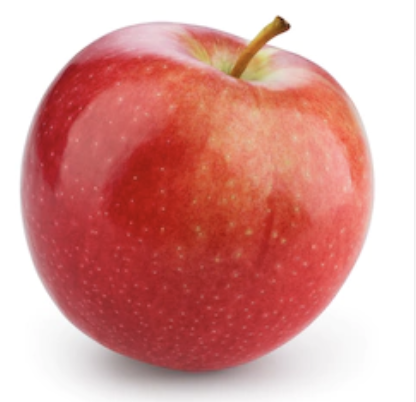
#> input picture data_samples/fresh/Screen Shot 2018-06-08 at 4.59.49 PM.png, 416 x 402 px, found by its file name
$ jupyter execute Enhancement.ipynb   (older library calls are emulated)
#> lines starting #> are read from the running program, lines starting #| are printed output that depends on the picture
[cell 1]
import cv2
from matplotlib import pyplot as plt
import numpy as np
import math
import os

[cell 2]
img = cv2.imread('data/fresh\Screen Shot 2018-06-08 at 4.59.49 PM.png')
#> img is the input picture: shape (402, 416, 3); mean B, G, R 148.1, 153.2, 216.5
height, width, channels = img.shape[0:3]
#> height = 402; width = 416; channels = 3
print(height, width, channels)
#| 402 416 3

[cell 3]
img_rgb = cv2.cvtColor(img, cv2.COLOR_BGR2RGB)
img_hsv = cv2.cvtColor(img_rgb, cv2.COLOR_RGB2HSV)
#> img_hsv: shape (402, 416, 3); mean H, S, V 41.5, 92.7, 216.5
h,s,v = cv2.split(img_hsv)
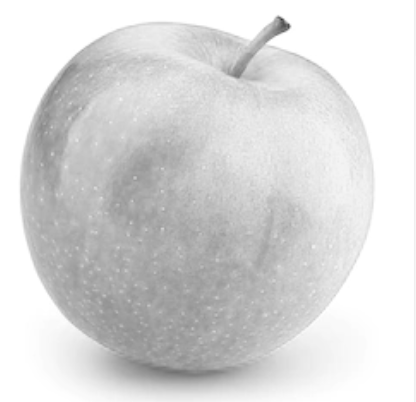
#> v: shape (402, 416); min 58, max 255, mean 216.5

v_f = v.flatten()
print(v_f)
#> (printed output is left out)

[cell 4]
#getting the frequnecy
freq = np.array(range(256))

for k in v_f:
    freq[k] += 1
#> after the loop, freq = 256 values, max 46053 at index 255, min 0 at index 0, mean 780.8
# print(freq)

[cell 5]
plt.hist(freq, bins=256)
plt.title('Histogram before equalization')
plt.show()
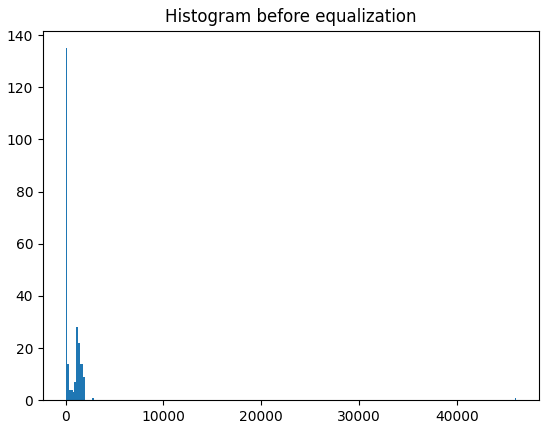
#> figure drawn by matplotlib, 1 panel; tallest bar 135 high, from x = 0 to 179.9

[cell 6]
pr = freq/np.sum(freq)
#> pr = 256 values, max 0.23 at index 255, min 0 at index 0, mean 0.00391
# print(pr)
# print(np.sum(pr))

[cell 7]
csum = pr.cumsum()
#> csum = 256 values from 0 to 1
# print(csum)

[cell 8]
sprime = csum * 255
#> sprime = 256 values from 0 to 255
# print(sprime)

[cell 9]
rnd=np.round(sprime)
#> rnd = 256 values from 0 to 255
# print(rnd)

[cell 10]
hs = np.zeros((256,), dtype=int)
for i in range(256):
  a = int(rnd[i])
  hs[a] += freq[i]
#> this loop made 256 passes
#> a on passes 1 to 3: 0, 0, 0
#> after the loop, hs = 256 values, max 46053 at index 255, min 0 at index 24, mean 780.8
# print(hs)

[cell 11]
plt.hist(hs,bins=256)
plt.show
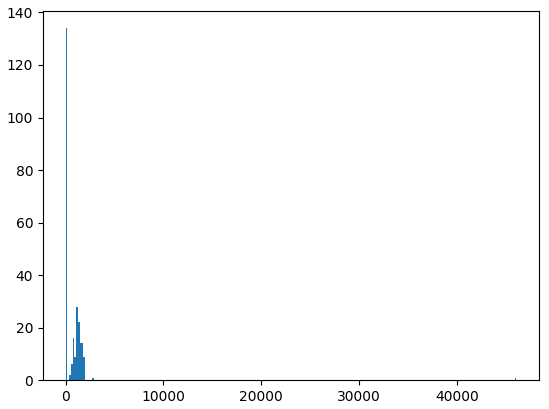
#> figure drawn by matplotlib, 1 panel; tallest bar 134 high, from x = 0 to 179.9

[cell 12]
o = len(v_f)
#> o = 167232
print(o)
#| 167232
height, width = img.shape[0:2]

for i in range(o):
  a = v_f[i]
  v_f[i] = rnd[a]

new_v = np.reshape(v_f, (height, width))
# print(new_v)

[cell 13]
hsv2 = cv2.merge((h,s,new_v))
#> hsv2: shape (402, 416, 3); mean H, S, V 41.5, 92.7, 146
new_rgb = cv2.cvtColor(hsv2, cv2.COLOR_HSV2RGB)
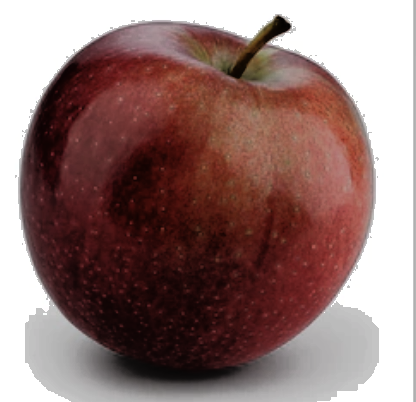
#> new_rgb: shape (402, 416, 3); mean R, G, B 146, 118.1, 115.2

imgplot = plt.imshow(img_rgb)
plt.title('Before histogram equalization')
plt.show()

imgnewplot = plt.imshow(new_rgb)
plt.title('After histogram equalization')
plt.show()

[cell 14]
edges = cv2.Laplacian(new_rgb, cv2.CV_16S, ksize=3)

plt.imshow(edges)
plt.show()

[cell 15]
r, g, b = cv2.split(img_rgb)
er, eg, eb= cv2.split(edges)

nr = r + er
ng = g + eg
nb = b + eb

image = cv2.merge((nr,ng,nb))
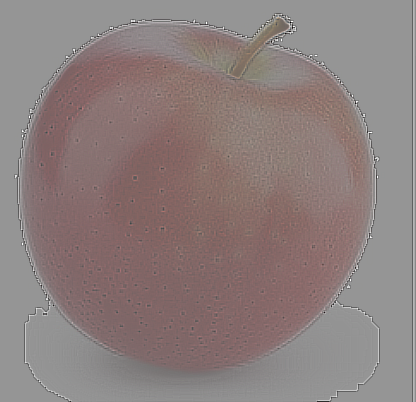
#> image: shape (402, 416, 3) int16; mean R, G, B 216.4, 153.1, 148.1; drawn with min black and max white

plt.imshow(image)
plt.show()
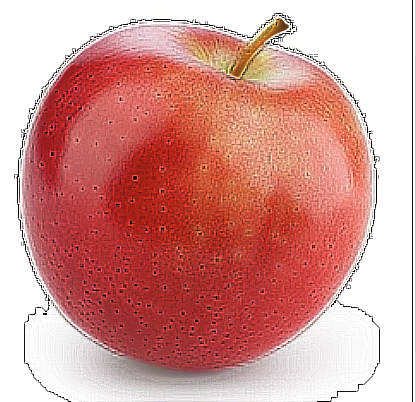
#> shown: shape (402, 416, 3); mean R, G, B 213.3, 151, 146

[cell 16]
img_2d = image.reshape((-1, 3))
img_2d = np.float32(img_2d)

print(img_2d.shape)
#| (167232, 3)

[cell 17]
criteria = (cv2.TERM_CRITERIA_EPS + cv2.TERM_CRITERIA_MAX_ITER, 300, 0.3)

k = 6
element1, labels, centers = cv2.kmeans(img_2d, k, None, criteria, 10, cv2.KMEANS_RANDOM_CENTERS)
#> element1 = 224938539.3; centers = [[9.59, -10.06, -10.45], [252.8, 250.7, 250.8], [168.5, 50.77, 47.24], [423.9, 415.9, 415.9], [208.7, 99.55, 87.99], [223.8, 163.5, 149.9]]
centers = np.uint8(centers)
#> centers = [[9, 246, 246], [252, 250, 250], [168, 50, 47], [167, 159, 159], [208, 99, 87], [223, 163, 149]]
labels = labels.flatten()
segmented = centers[labels.flatten()]

segmented = segmented.reshape(new_rgb.shape)
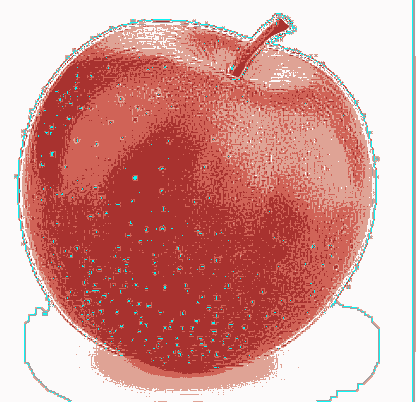
#> segmented: shape (402, 416, 3); mean R, G, B 212.3, 152.2, 147.1
plt.imshow(segmented)
plt.show()

[cell 18]
height, width = img_rgb.shape[:2]

maxx = segmented.max()
#> maxx = 252

r,g,b = cv2.split(img_rgb)
r_f = r.flatten()
g_f = g.flatten()
b_f = b.flatten()

er, eg, eb = cv2.split(segmented)
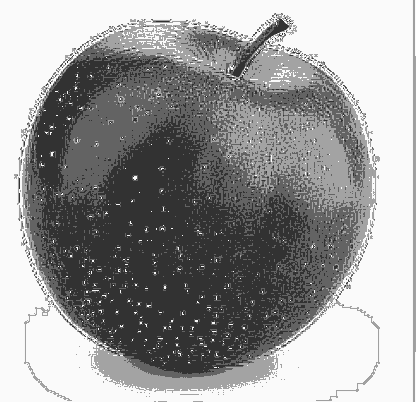
#> eg: shape (402, 416); min 50, max 250, mean 152.2

er_f = er.flatten()
eg_f = eg.flatten()
eb_f = eb.flatten()

for i in range(len(er_f)):
    if (er_f[i] == maxx  or eg_f[i] == maxx or eb_f[i] == maxx):
        r_f[i] = 0
        g_f[i] = 0
        b_f[i] = 0


new_r = np.reshape(r_f, (height, width))
new_g = np.reshape(g_f, (height, width))
new_b = np.reshape(b_f, (height, width))
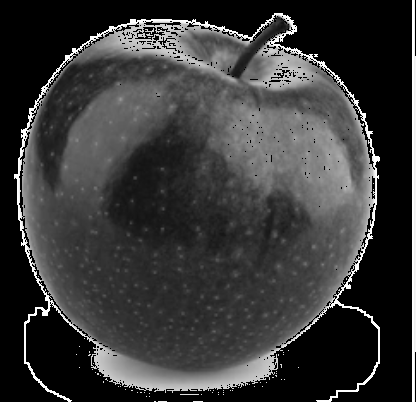
#> new_b: shape (402, 416); min 0, max 255, mean 56.7


removed = cv2.merge((new_r,new_g,new_b))
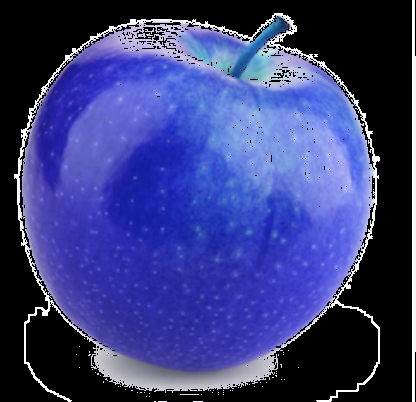
#> removed: shape (402, 416, 3); mean of channels 0, 1, 2 124.4, 61.8, 56.7; drawn as B, G, R

plt.imshow(removed)
plt.show()

$ run again, with data_samples/fresh/Screen Shot 2018-06-08 at 4.59.36 PM.png copied over data_samples/fresh/Screen Shot 2018-06-08 at 4.59.49 PM.png
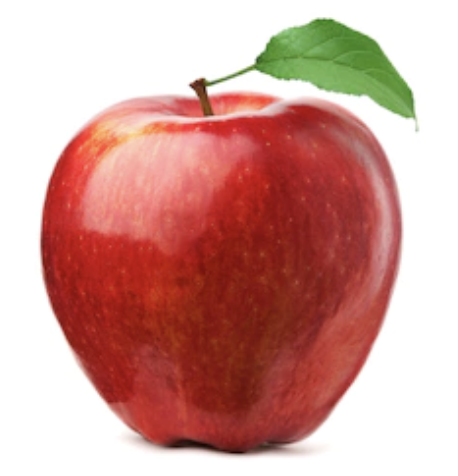
#> input picture data_samples/fresh/Screen Shot 2018-06-08 at 4.59.36 PM.png, 458 x 476 px, found by its file name
#> img is the input picture: shape (476, 458, 3); mean B, G, R 151.8, 158.8, 208
#| 476 458 3
#> img_hsv: shape (476, 458, 3); mean H, S, V 8.3, 90.2, 210
#> (printed output is left out)
#> after the loop `for k in v_f:`: freq = 256 values, max 96083 at index 255, min 0 at index 0, mean 979.1
#> pr = 256 values, max 0.383 at index 255, min 0 at index 0, mean 0.00391
#> csum = 256 values from 0 to 1
#> sprime = 256 values from 0 to 255
#> the loop `for i in range(256):` made 256 passes
#> a on passes 1 to 3: 0, 0, 0
#> after the loop `for i in range(256):`: hs = 256 values, max 96083 at index 255, min 0 at index 15, mean 979.1
#> `[cell 11] plt.hist(hs,bins=256) plt.show`:
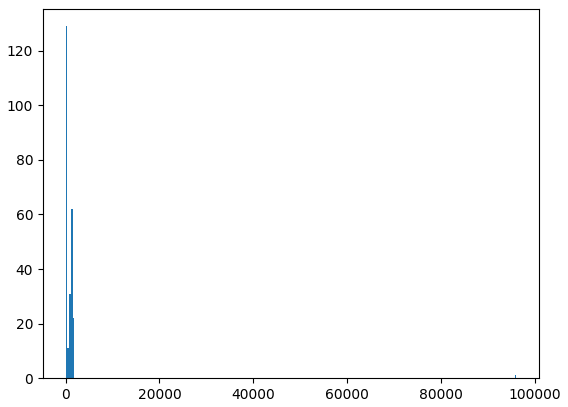
#> figure drawn by matplotlib, 1 panel; tallest bar 129 high, from x = 0 to 375.3
#> o = 218008
#| 218008
#> hsv2: shape (476, 458, 3); mean H, S, V 8.3, 90.2, 156.4
#| (218008, 3)
#> `element1, labels, centers = cv2.kmeans(img_2d, k, None, criteria, 10, ..`: element1 = 412837522.4; centers = [[150.5, 48.88, 39.31], [673.8, 669.6, 663.4], [255.1, 253.9, 253.3], [417.7, 409.8, 394.5], [205.4, 142.5, 122.6], [-195.9, -200, -203.6]]
#> `centers = np.uint8(centers)`: centers = [[150, 48, 39], [161, 157, 151], [255, 253, 253], [161, 153, 138], [205, 142, 122], [61, 56, 53]]
#> maxx = 255
#> `removed = cv2.merge((new_r,new_g,new_b))`:
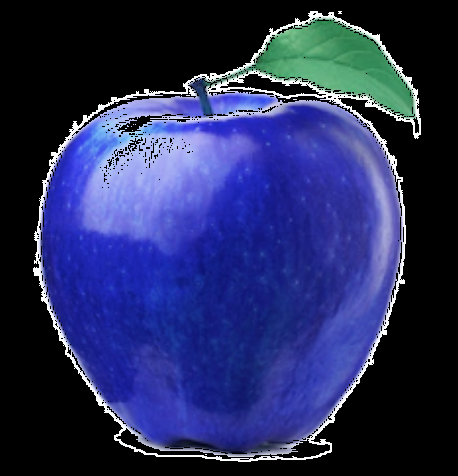
#> removed: shape (476, 458, 3); mean of channels 0, 1, 2 94.5, 45.8, 39; drawn as B, G, R

$ run again, with data_samples/fresh/Screen Shot 2018-06-08 at 4.59.44 PM.png copied over data_samples/fresh/Screen Shot 2018-06-08 at 4.59.49 PM.png
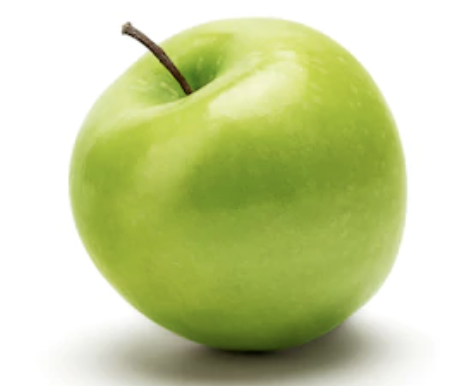
#> input picture data_samples/fresh/Screen Shot 2018-06-08 at 4.59.44 PM.png, 470 x 386 px, found by its file name
#> img is the input picture: shape (386, 470, 3); mean B, G, R 157.8, 210.3, 200.9
#| 386 470 3
#> img_hsv: shape (386, 470, 3); mean H, S, V 22, 77.3, 210.5
#> (printed output is left out)
#> after the loop `for k in v_f:`: freq = 256 values, max 69381 at index 255, min 0 at index 0, mean 836.2
#> pr = 256 values, max 0.324 at index 255, min 0 at index 0, mean 0.00391
#> csum = 256 values from 0 to 1
#> sprime = 256 values from 0 to 255
#> the loop `for i in range(256):` made 256 passes
#> a on passes 1 to 3: 0, 0, 0
#> after the loop `for i in range(256):`: hs = 256 values, max 69381 at index 255, min 0 at index 42, mean 836.2
#> o = 181420
#| 181420
#> hsv2: shape (386, 470, 3); mean H, S, V 22, 77.3, 152
#| (181420, 3)
#> `element1, labels, centers = cv2.kmeans(img_2d, k, None, criteria, 10, ..`: element1 = 206788193.6; centers = [[154.8, 175.9, 65.89], [527.8, 529.3, 516.2], [253.8, 253.9, 252.2], [-115.5, -113.8, -124], [206.6, 215.1, 140.4], [98.9, 114.1, 49.3]]
#> `centers = np.uint8(centers)`: centers = [[154, 175, 65], [15, 17, 4], [253, 253, 252], [141, 143, 133], [206, 215, 140], [98, 114, 49]]
#> maxx = 253
#> `removed = cv2.merge((new_r,new_g,new_b))`:
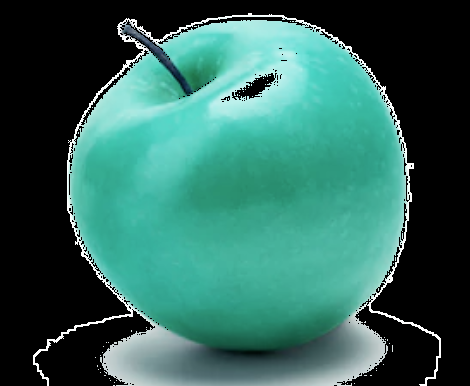
#> removed: shape (386, 470, 3); mean of channels 0, 1, 2 91.7, 101.1, 49.3; drawn as B, G, R
